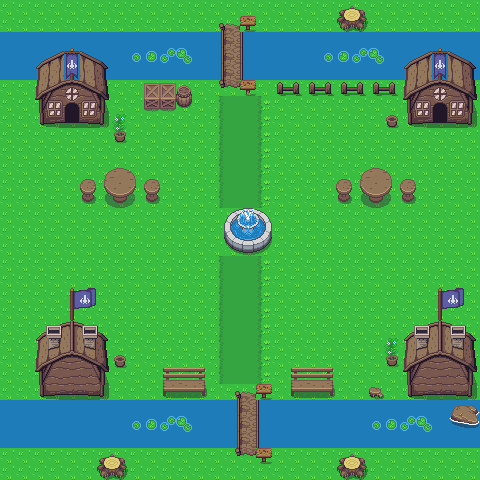

Below is a game level as drawn by its tile map, then a one-line description and the .tmx file that defines it, in full:
An orthogonal 30x30 tile map with 16x16 px tiles, 3 tile layers (grass, wood, mountain).

<map version="1.10" tiledversion="1.11.2" orientation="orthogonal" renderorder="right-down" width="30" height="30" tilewidth="16" tileheight="16" infinite="0" nextlayerid="7" nextobjectid="1">
 <tileset firstgid="1" name="Map1" tilewidth="16" tileheight="16" tilecount="1440" columns="40">
  <image source="../sprites/Overworld.png" width="640" height="576" />
 </tileset>
 <layer id="4" name="grass" width="30" height="30">
  <data encoding="csv">
1,1,1,1,1,1,1,1,1,1,1,1,1,1,1,1,1,1,1,1,1,1,1,1,1,1,1,1,1,1,
1,1,1,1,1,1,1,1,1,1,1,1,1,1,1,1,1,1,1,1,1,1,1,1,1,1,1,1,1,1,
284,284,284,284,284,284,284,284,284,284,284,284,284,284,284,284,284,284,284,284,284,284,284,284,284,284,284,284,284,284,
284,284,284,284,284,284,284,284,284,284,284,284,284,284,284,284,284,284,284,284,284,284,284,284,284,284,284,284,284,284,
284,284,284,284,284,284,284,284,284,284,284,284,284,284,284,284,284,284,284,284,284,284,284,284,284,284,284,284,284,284,
1,1,1,1,1,1,1,1,1,1,1,1,1,1,1,1,1,1,1,1,1,1,1,1,1,1,1,1,1,1,
1,1,1,1,1,1,1,1,1,1,1,1,1,1,1,1,1,1,1,1,1,1,1,1,1,1,1,1,1,1,
1,1,1,1,1,1,1,1,1,1,1,1,1,1,1,1,1,1,1,1,1,1,1,1,1,1,1,1,1,1,
1,1,1,1,1,1,1,1,1,1,1,1,1,1,1,1,1,1,1,1,1,1,1,1,1,1,1,1,1,1,
1,1,1,1,1,1,1,1,1,1,1,1,1,1,1,1,1,1,1,1,1,1,1,1,1,1,1,1,1,1,
1,1,1,1,1,1,1,1,1,1,1,1,1,1,1,1,1,1,1,1,1,1,1,1,1,1,1,1,1,1,
1,1,1,1,1,1,1,1,1,1,1,1,1,1,1,1,1,1,1,1,1,1,1,1,1,1,1,1,1,1,
1,1,1,1,1,1,1,1,1,1,1,1,1,1,1,1,1,1,1,1,1,1,1,1,1,1,1,1,1,1,
1,1,1,1,1,1,1,1,1,1,1,1,1,1,1,1,1,1,1,1,1,1,1,1,1,1,1,1,1,1,
1,1,1,1,1,1,1,1,1,1,1,1,1,1,1,1,1,1,1,1,1,1,1,1,1,1,1,1,1,1,
1,1,1,1,1,1,1,1,1,1,1,1,1,1,1,1,1,1,1,1,1,1,1,1,1,1,1,1,1,1,
1,1,1,1,1,1,1,1,1,1,1,1,1,1,1,1,1,1,1,1,1,1,1,1,1,1,1,1,1,1,
1,1,1,1,1,1,1,1,1,1,1,1,1,1,1,1,1,1,1,1,1,1,1,1,1,1,1,1,1,1,
1,1,1,1,1,1,1,1,1,1,1,1,1,1,1,1,1,1,1,1,1,1,1,1,1,1,1,1,1,1,
1,1,1,1,1,1,1,1,1,1,1,1,1,1,1,1,1,1,1,1,1,1,1,1,1,1,1,1,1,1,
1,1,1,1,1,1,1,1,1,1,1,1,1,1,1,1,1,1,1,1,1,1,1,1,1,1,1,1,1,1,
1,1,1,1,1,1,1,1,1,1,1,1,1,1,1,1,1,1,1,1,1,1,1,1,1,1,1,1,1,1,
1,1,1,1,1,1,1,1,1,1,1,1,1,1,1,1,1,1,1,1,1,1,1,1,1,1,1,1,1,1,
1,1,1,1,1,1,1,1,1,1,1,1,1,1,1,1,1,1,1,1,1,1,1,1,1,1,1,1,1,1,
1,1,1,1,1,1,1,1,1,1,1,1,1,1,1,1,1,1,1,1,1,1,1,1,1,1,1,1,1,1,
284,284,284,284,284,284,284,284,284,284,284,284,284,284,284,284,284,284,284,284,284,284,284,284,284,284,284,284,284,284,
284,284,284,284,284,284,284,284,284,284,284,284,284,284,284,284,284,284,284,284,284,284,284,284,284,284,284,284,284,284,
284,284,284,284,284,284,284,284,284,284,284,284,284,284,284,284,284,284,284,284,284,284,284,284,284,284,284,284,284,284,
1,1,1,1,1,1,1,1,1,1,1,1,1,1,1,1,1,1,1,1,1,1,1,1,1,1,1,1,1,1,
1,1,1,1,1,1,1,1,1,1,1,1,1,1,1,1,1,1,1,1,1,1,1,1,1,1,1,1,1,1
</data>
 </layer>
 <layer id="5" name="wood" width="30" height="30">
  <data encoding="csv">
0,0,0,0,0,0,0,0,0,0,0,0,0,0,0,0,0,0,0,0,0,152,153,0,0,0,0,0,0,0,
0,0,0,0,0,0,0,0,0,0,0,0,0,246,247,116,0,0,0,0,0,192,193,0,0,0,0,0,0,0,
0,0,0,0,0,0,0,0,0,0,0,0,0,286,287,288,0,0,0,0,0,0,0,0,0,0,0,0,0,0,
0,0,7,8,1086,10,11,0,3,4,5,6,0,286,287,288,0,0,0,0,3,4,5,6,0,7,8,1086,10,11,
0,0,47,48,1126,50,51,0,0,0,0,0,0,286,287,288,0,0,0,0,0,0,0,0,0,47,48,1126,50,51,
0,0,87,88,89,90,91,0,0,31,31,34,0,326,327,115,0,761,762,761,762,761,762,761,762,87,88,89,90,91,
0,0,127,128,129,130,131,0,0,71,71,74,0,1215,1216,1216,1217,0,0,0,0,0,0,0,0,127,128,129,130,131,
0,0,167,168,169,170,171,73,0,0,0,0,0,1215,1216,1216,1217,0,0,0,0,0,0,0,38,167,168,169,170,171,
0,0,0,0,0,0,0,113,0,0,0,0,0,1215,1216,1216,1217,0,0,0,0,0,0,0,0,0,0,0,0,0,
0,0,0,0,0,0,0,0,0,0,0,0,0,1215,1216,1216,1217,0,0,0,0,0,0,0,0,0,0,0,0,0,
0,0,0,0,0,0,436,437,438,0,0,0,0,1215,1216,1216,1217,0,0,0,0,0,436,437,438,0,0,0,0,0,
0,0,0,0,0,358,476,477,478,358,0,0,0,1215,1216,1216,1217,0,0,0,0,358,476,477,478,358,0,0,0,0,
0,0,0,0,0,398,516,517,518,398,0,0,0,1215,1216,1216,1217,0,0,0,0,398,516,517,518,398,0,0,0,0,
0,0,0,0,0,0,0,0,0,0,0,0,0,382,383,384,385,0,0,0,0,0,0,0,0,0,0,0,0,0,
0,0,0,0,0,0,0,0,0,0,0,0,0,422,423,424,425,0,0,0,0,0,0,0,0,0,0,0,0,0,
0,0,0,0,0,0,0,0,0,0,0,0,0,462,463,464,465,0,0,0,0,0,0,0,0,0,0,0,0,0,
0,0,0,0,0,0,0,0,0,0,0,0,0,1215,1216,1216,1217,0,0,0,0,0,0,0,0,0,0,0,0,0,
0,0,0,0,0,0,0,0,0,0,0,0,0,1215,1216,1216,1217,0,0,0,0,0,0,0,0,0,0,0,0,0,
0,0,0,0,1170,1171,0,0,0,0,0,0,0,1215,1216,1216,1217,0,0,0,0,0,0,0,0,0,0,1170,1171,0,
0,0,0,0,1210,1211,0,0,0,0,0,0,0,1215,1216,1216,1217,0,0,0,0,0,0,0,0,0,0,1210,1211,0,
0,0,12,13,14,15,16,0,0,0,0,0,0,1215,1216,1216,1217,0,0,0,0,0,0,0,0,12,13,14,15,16,
0,0,52,53,54,55,56,0,0,0,0,0,0,1215,1216,1216,1217,0,0,0,0,0,0,0,73,52,53,54,55,56,
0,0,92,93,94,95,96,38,0,0,0,0,0,1215,1216,1216,1217,0,0,0,0,0,0,0,113,92,93,94,95,96,
0,0,132,133,134,135,136,0,0,0,189,190,191,1215,1216,1216,1217,0,189,190,191,0,0,0,0,132,133,134,135,136,
0,0,172,173,174,175,176,0,0,0,229,230,231,0,246,247,116,0,229,230,231,0,0,210,0,172,173,174,175,176,
0,0,0,0,0,0,0,0,0,0,0,0,0,0,286,287,288,0,0,0,0,0,0,0,0,0,0,0,334,335,
0,0,0,0,0,0,0,0,3,4,5,6,0,0,286,287,288,0,0,0,0,0,0,3,4,5,6,0,374,375,
0,0,0,0,0,0,0,0,0,0,0,0,0,0,286,287,288,0,0,0,0,0,0,0,0,0,0,0,0,0,
0,0,0,0,0,0,152,153,0,0,0,0,0,0,326,327,116,0,0,0,0,152,153,0,0,0,0,0,0,0,
0,0,0,0,0,0,192,193,0,0,0,0,0,0,0,0,0,0,0,0,0,192,193,0,0,0,0,0,0,0
</data>
 </layer>
 <layer id="6" name="mountain" width="30" height="30">
  <data encoding="csv">
0,0,0,0,0,0,0,0,0,0,0,0,0,0,0,0,0,0,0,0,0,0,0,0,0,0,0,0,0,0,
0,0,0,0,0,0,0,0,0,0,0,0,0,0,0,0,0,0,0,0,0,0,0,0,0,0,0,0,0,0,
0,0,0,0,0,0,0,0,0,0,0,0,0,0,0,0,0,0,0,0,0,0,0,0,0,0,0,0,0,0,
0,0,0,0,0,0,0,0,0,0,0,0,0,0,0,0,0,0,0,0,0,0,0,0,0,0,0,0,0,0,
0,0,0,0,0,0,0,0,0,0,0,0,0,0,0,0,0,0,0,0,0,0,0,0,0,0,0,0,0,0,
0,0,0,0,0,0,0,0,0,0,0,0,0,0,0,0,0,0,0,0,0,0,0,0,0,0,0,0,0,0,
0,0,0,0,0,0,0,0,0,0,0,0,0,0,0,0,0,0,0,0,0,0,0,0,0,0,0,0,0,0,
0,0,0,0,0,0,0,0,0,0,0,0,0,0,0,0,0,0,0,0,0,0,0,0,0,0,0,0,0,0,
0,0,0,0,0,0,0,0,0,0,0,0,0,0,0,0,0,0,0,0,0,0,0,0,0,0,0,0,0,0,
0,0,0,0,0,0,0,0,0,0,0,0,0,0,0,0,0,0,0,0,0,0,0,0,0,0,0,0,0,0,
0,0,0,0,0,0,0,0,0,0,0,0,0,0,0,0,0,0,0,0,0,0,0,0,0,0,0,0,0,0,
0,0,0,0,0,0,0,0,0,0,0,0,0,0,0,0,0,0,0,0,0,0,0,0,0,0,0,0,0,0,
0,0,0,0,0,0,0,0,0,0,0,0,0,0,0,0,0,0,0,0,0,0,0,0,0,0,0,0,0,0,
0,0,0,0,0,0,0,0,0,0,0,0,0,0,0,0,0,0,0,0,0,0,0,0,0,0,0,0,0,0,
0,0,0,0,0,0,0,0,0,0,0,0,0,0,0,0,0,0,0,0,0,0,0,0,0,0,0,0,0,0,
0,0,0,0,0,0,0,0,0,0,0,0,0,0,0,0,0,0,0,0,0,0,0,0,0,0,0,0,0,0,
0,0,0,0,0,0,0,0,0,0,0,0,0,0,0,0,0,0,0,0,0,0,0,0,0,0,0,0,0,0,
0,0,0,0,0,0,0,0,0,0,0,0,0,0,0,0,0,0,0,0,0,0,0,0,0,0,0,0,0,0,
0,0,0,0,0,0,0,0,0,0,0,0,0,0,0,0,0,0,0,0,0,0,0,0,0,0,0,0,0,0,
0,0,0,0,0,0,0,0,0,0,0,0,0,0,0,0,0,0,0,0,0,0,0,0,0,0,0,0,0,0,
0,0,0,0,0,0,0,0,0,0,0,0,0,0,0,0,0,0,0,0,0,0,0,0,0,0,0,0,0,0,
0,0,0,0,0,0,0,0,0,0,0,0,0,0,0,0,0,0,0,0,0,0,0,0,0,0,0,0,0,0,
0,0,0,0,0,0,0,0,0,0,0,0,0,0,0,0,0,0,0,0,0,0,0,0,0,0,0,0,0,0,
0,0,0,0,0,0,0,0,0,0,0,0,0,0,0,0,0,0,0,0,0,0,0,0,0,0,0,0,0,0,
0,0,0,0,0,0,0,0,0,0,0,0,0,0,0,0,0,0,0,0,0,0,0,0,0,0,0,0,0,0,
0,0,0,0,0,0,0,0,0,0,0,0,0,0,0,0,0,0,0,0,0,0,0,0,0,0,0,0,0,0,
0,0,0,0,0,0,0,0,0,0,0,0,0,0,0,0,0,0,0,0,0,0,0,0,0,0,0,0,0,0,
0,0,0,0,0,0,0,0,0,0,0,0,0,0,0,0,0,0,0,0,0,0,0,0,0,0,0,0,0,0,
0,0,0,0,0,0,0,0,0,0,0,0,0,0,0,0,0,0,0,0,0,0,0,0,0,0,0,0,0,0,
0,0,0,0,0,0,0,0,0,0,0,0,0,0,0,0,0,0,0,0,0,0,0,0,0,0,0,0,0,0
</data>
 </layer>
</map>
